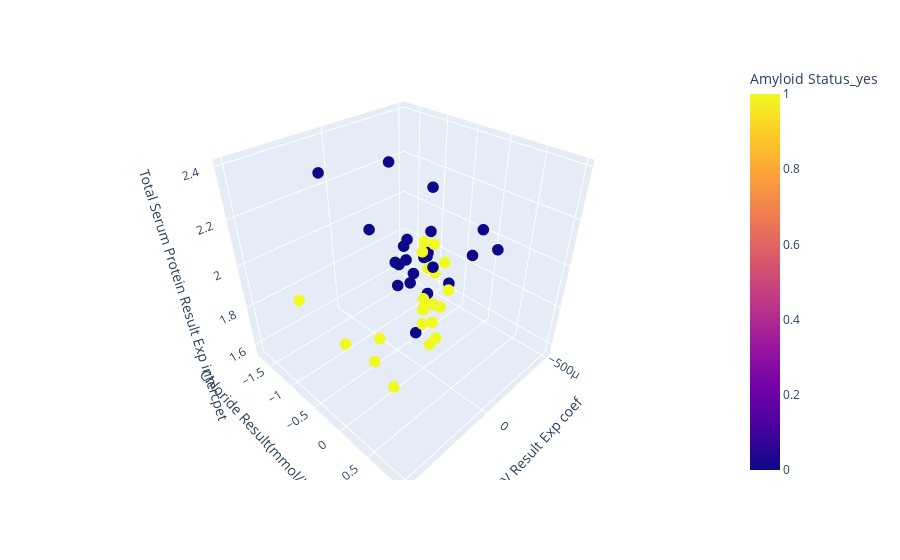

Notebook source saved alongside this figure:
### Markdown cell above
## 3D scatter

### Code cell
top3_features = X.columns[svm_set_ranks[selected_run].sorted_features.astype(int)[:3]].values
fig = px.scatter_3d(dataTable, x=top3_features[0], y=top3_features[1], z=top3_features[2],
          color=y_column_Classification)
fig.update_traces(marker_size = 4)
fig.show()

### Figure 1 — Plotly figure (JSON) as saved in the notebook; plotly's stock layout.template omitted (floating-point values rounded to 4 significant figures)
{"data": [{"hovertemplate": "MCV Result Exp coef=%{x}<br>Chloride Result(mmol/L) Exp R2=%{y}<br>Total Serum Protein Result Exp intercpet=%{z}<br>Amyloid Status_yes=%{marker.color}<extra></extra>", "legendgroup": "", "marker": {"color": [1, 1, 1, 1, 1, 1, 1, 1, 1, 1, 1, 1, 1, 1, 1, 1, 1, 1, 1, 1, 1, 0, 0, 0, 0, 0, 0, 0, 0, 0, 0, 0, 0, 0, 0, 0, 0, 0, 0, 0, 0, 0, 0, 0], "coloraxis": "coloraxis", "size": 4, "symbol": "circle"}, "mode": "markers", "name": "", "scene": "scene", "showlegend": false, "type": "scatter3d", "x": [0.0004607, 0.0001115, 0.0001079, 0.0002922, 9.368e-07, -8.959e-06, 9.114e-05, 0.0002099, 1.558e-05, 8.707e-05, 3.905e-05, 9.102e-05, 3.232e-05, -1.235e-05, 0.0004193, 5.822e-05, 1.086e-05, 4.309e-05, 0.000505, -7.804e-05, 0.0002813, 0, 9.156e-05, 1.543e-05, 7.834e-06, -4.084e-05, 1.607e-05, -2.924e-05, -1.227e-05, -0.0003792, 2.503e-05, 3.933e-05, -0.0005024, 6.516e-05, -7.797e-05, 2.231e-05, -0.0002487, -2.6e-05, -1.045e-05, -0.0001013, 5.632e-05, -2.813e-05, 2.797e-05, -1.79e-05], "y": [-0.01351, 0.2369, 0.1947, 0.02528, 0.1019, -0.05953, 0.3093, 0.01079, -0.006538, 0.4328, 0.3556, 0.4014, 0.1911, -0.004545, 0.9882, 0.4736, 2.206e-05, 0.2213, -0.6271, -0.04886, -0.1141, -1, 0.02605, 0.05322, -0.5919, -0.2573, 0.1371, -0.4577, -0.3541, 0.02892, -0.2701, 0.09768, 0.06811, -1.736, -0.6766, 0.009343, 0.1528, -0.03312, -0.2915, -0.192, -0.3681, 0.2866, -0.408, 0.01296], "z": [1.932, 2.001, 2.186, 1.872, 2.163, 1.841, 1.792, 1.569, 2.163, 1.988, 2.14, 1.841, 1.932, 2.041, 2.186, 2.054, 1.872, 1.856, 2.028, 1.988, 1.723, 2.079, 2.067, 2.128, 2.398, 1.668, 2.079, 2.067, 2.116, 2.079, 2.054, 2.128, 1.946, 2.262, 1.932, 2.104, 2.028, 1.917, 1.932, 2.14, 2.041, 2.015, 1.917, 2.361]}], "layout": {"autosize": true, "coloraxis": {"colorbar": {"title": {"text": "Amyloid Status_yes"}}, "colorscale": [[0, "#0d0887"], [0.1111, "#46039f"], [0.2222, "#7201a8"], [0.3333, "#9c179e"], [0.4444, "#bd3786"], [0.5556, "#d8576b"], [0.6667, "#ed7953"], [0.7778, "#fb9f3a"], [0.8889, "#fdca26"], [1, "#f0f921"]]}, "legend": {"tracegroupgap": 0}, "margin": {"t": 60}, "scene": {"aspectmode": "auto", "aspectratio": {"x": 1, "y": 1, "z": 1}, "domain": {"x": [0, 1], "y": [0, 1]}, "xaxis": {"title": {"text": "MCV Result Exp coef"}, "type": "linear"}, "yaxis": {"title": {"text": "Chloride Result(mmol/L) Exp R2"}, "type": "linear"}, "zaxis": {"title": {"text": "Total Serum Protein Result Exp intercpet"}, "type": "linear"}}}}
